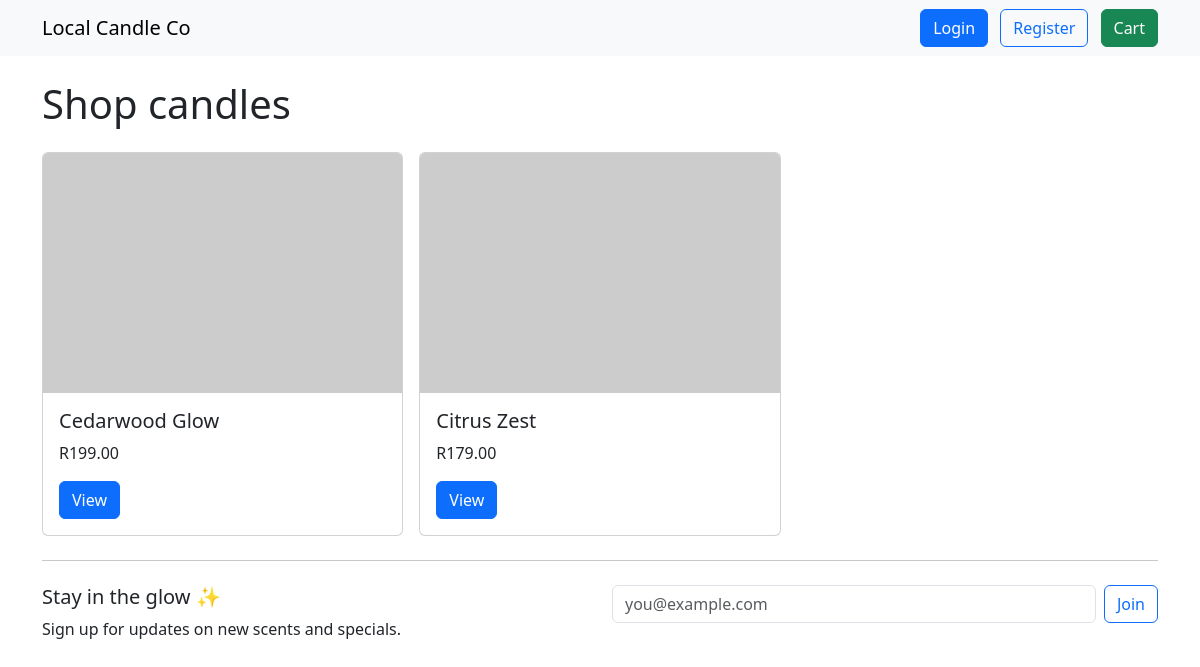
The page / on the database its author committed.
### products/models.py (models this page shows, shortened)
class Product(models.Model):
    name = models.CharField(max_length=120)
    slug = models.SlugField(unique=True)
    description = models.TextField()
    price = models.DecimalField(max_digits=8, decimal_places=2)
    image_url = models.URLField(blank=True)
    is_active = models.BooleanField(default=True)
    created_at = models.DateTimeField(auto_now_add=True)
    class Meta: ordering = ['name']

### products/views.py (the view)
# urls.py: path('', views.product_list, name='list'),
def product_list(request):
    products = Product.objects.filter(is_active=True)
    return render(request, 'products/list.html', {'products': products})

### templates/products/list.html (shortened to what this page needs)
{% extends 'base.html' %}
{% block content %}
  <h1 class="mb-4">Shop candles</h1>
  <div class="row row-cols-1 row-cols-md-3 g-3">
    {% for p in products %}
    <div class="col">
      <div class="card h-100">
        <img src="{{ p.image_url }}" class="card-img-top" alt="{{ p.name }}">
        <div class="card-body">
          <h5 class="card-title">{{ p.name }}</h5>
          <p>R{{ p.price }}</p>
          <a href="{% url 'products:detail' p.slug %}" class="btn btn-primary">View</a>
        </div>
      </div>
    </div>
    {% empty %}
      <p>No products yet.</p>
    {% endfor %}
  </div>
{% endblock %}

### rows shown on the page
Product: name "Cedarwood Glow", price "199.00"
Product: name "Citrus Zest", price "179.00"
